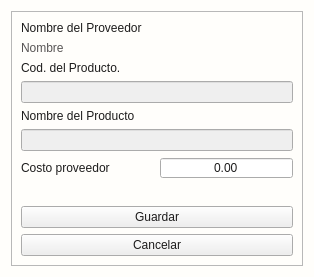
<?xml version="1.0" encoding="UTF-8"?>
<ui version="4.0">
 <class>PreciosProductosProveedor</class>
 <widget class="QWidget" name="PreciosProductosProveedor">
  <property name="geometry">
   <rect>
    <x>0</x>
    <y>0</y>
    <width>314</width>
    <height>277</height>
   </rect>
  </property>
  <property name="windowTitle">
   <string>Form</string>
  </property>
  <property name="styleSheet">
   <string notr="true">*{color: #1d1c1c;}
#PreciosProductosProveedor{
background: #fffefb;
}
[objectName*=&quot;contenedor&quot;]{
background: #fffefb;
border: none;
}
[objectName*=&quot;etiqueta&quot;]{
font-size: 14px;
font-weight: bold;
font-family: &quot;Arial&quot;;
color: #1d1c1c;
}
#etiqueta_nombre_del_proveedor{
color: #585555;
}
[objectName*=&quot;txt&quot;]{
background: #f5f4f1;
border-radius: 4px;
font-size: 12px;
font-family:&quot;Arial&quot;;
border-bottom: 1px solid #1d1c1c;
}
[objectName*=&quot;decimal&quot;]{
background: #F5F5F5;
border-bottom: 1px solid #1d1c1c;
font-size: 12px;
font-family: &quot;Arial&quot;;
font-weight:bold;
border-radius:2px;
}
[objectName*=&quot;btn_precio_producto&quot;]{
background:#023375;
font-size: 14px;
font-family:&quot;Arial&quot;;
font-weight:bold;
color:#fffefb;
border-radius: 4px;
padding: 2px 4px;
}
[objectName*=&quot;aceptar&quot;]:hover{
background: #68a67d;
}
[objectName*=&quot;aceptar&quot;]:pressed{
background: #578B69;
}
[objectName*=&quot;cancelar&quot;]:hover{
background: #ee1d52;
}
[objectName*=&quot;cancelar&quot;]:pressed{
background: #B13636;
}</string>
  </property>
  <layout class="QGridLayout" name="gridLayout">
   <item row="0" column="0">
    <widget class="QFrame" name="contenedor_principal">
     <property name="frameShape">
      <enum>QFrame::Shape::StyledPanel</enum>
     </property>
     <property name="frameShadow">
      <enum>QFrame::Shadow::Raised</enum>
     </property>
     <layout class="QGridLayout" name="gridLayout_4">
      <item row="0" column="0">
       <layout class="QGridLayout" name="contenedor_datos_principales">
        <item row="0" column="0">
         <widget class="QLabel" name="etiqueta_nombre_proveedor_titulo">
          <property name="text">
           <string>Nombre del Proveedor</string>
          </property>
         </widget>
        </item>
        <item row="1" column="0">
         <widget class="QLabel" name="etiqueta_nombre_del_proveedor">
          <property name="text">
           <string>Nombre</string>
          </property>
         </widget>
        </item>
        <item row="2" column="0">
         <widget class="QLabel" name="etiqueta_cod_producto">
          <property name="frameShape">
           <enum>QFrame::Shape::NoFrame</enum>
          </property>
          <property name="frameShadow">
           <enum>QFrame::Shadow::Plain</enum>
          </property>
          <property name="text">
           <string>Cod. del Producto.</string>
          </property>
          <property name="scaledContents">
           <bool>false</bool>
          </property>
          <property name="wordWrap">
           <bool>false</bool>
          </property>
         </widget>
        </item>
        <item row="3" column="0">
         <widget class="QLineEdit" name="txt_codigoupc_producto">
          <property name="enabled">
           <bool>false</bool>
          </property>
         </widget>
        </item>
        <item row="4" column="0">
         <widget class="QLabel" name="etiqueta_nombre_producto">
          <property name="text">
           <string>Nombre del Producto</string>
          </property>
         </widget>
        </item>
        <item row="5" column="0">
         <widget class="QLineEdit" name="txt_nombre_producto">
          <property name="enabled">
           <bool>false</bool>
          </property>
         </widget>
        </item>
       </layout>
      </item>
      <item row="3" column="0">
       <widget class="QPushButton" name="btn_precio_producto_aceptar">
        <property name="cursor">
         <cursorShape>PointingHandCursor</cursorShape>
        </property>
        <property name="text">
         <string>Guardar</string>
        </property>
       </widget>
      </item>
      <item row="2" column="0">
       <spacer name="verticalSpacer">
        <property name="orientation">
         <enum>Qt::Orientation::Vertical</enum>
        </property>
        <property name="sizeHint" stdset="0">
         <size>
          <width>20</width>
          <height>46</height>
         </size>
        </property>
       </spacer>
      </item>
      <item row="1" column="0">
       <layout class="QGridLayout" name="contenedor_datos_precios">
        <item row="0" column="0">
         <widget class="QLabel" name="etiqueta_costo_proveedor">
          <property name="text">
           <string>Costo proveedor</string>
          </property>
         </widget>
        </item>
        <item row="0" column="1">
         <widget class="QDoubleSpinBox" name="decimal_costo_venta_proveedor">
          <property name="wrapping">
           <bool>false</bool>
          </property>
          <property name="frame">
           <bool>true</bool>
          </property>
          <property name="alignment">
           <set>Qt::AlignmentFlag::AlignCenter</set>
          </property>
          <property name="readOnly">
           <bool>false</bool>
          </property>
          <property name="buttonSymbols">
           <enum>QAbstractSpinBox::ButtonSymbols::NoButtons</enum>
          </property>
          <property name="maximum">
           <double>999999999999999983222784.000000000000000</double>
          </property>
         </widget>
        </item>
       </layout>
      </item>
      <item row="4" column="0">
       <widget class="QPushButton" name="btn_precio_producto_cancelar">
        <property name="cursor">
         <cursorShape>PointingHandCursor</cursorShape>
        </property>
        <property name="text">
         <string>Cancelar</string>
        </property>
       </widget>
      </item>
     </layout>
    </widget>
   </item>
  </layout>
 </widget>
 <resources/>
 <connections/>
</ui>
